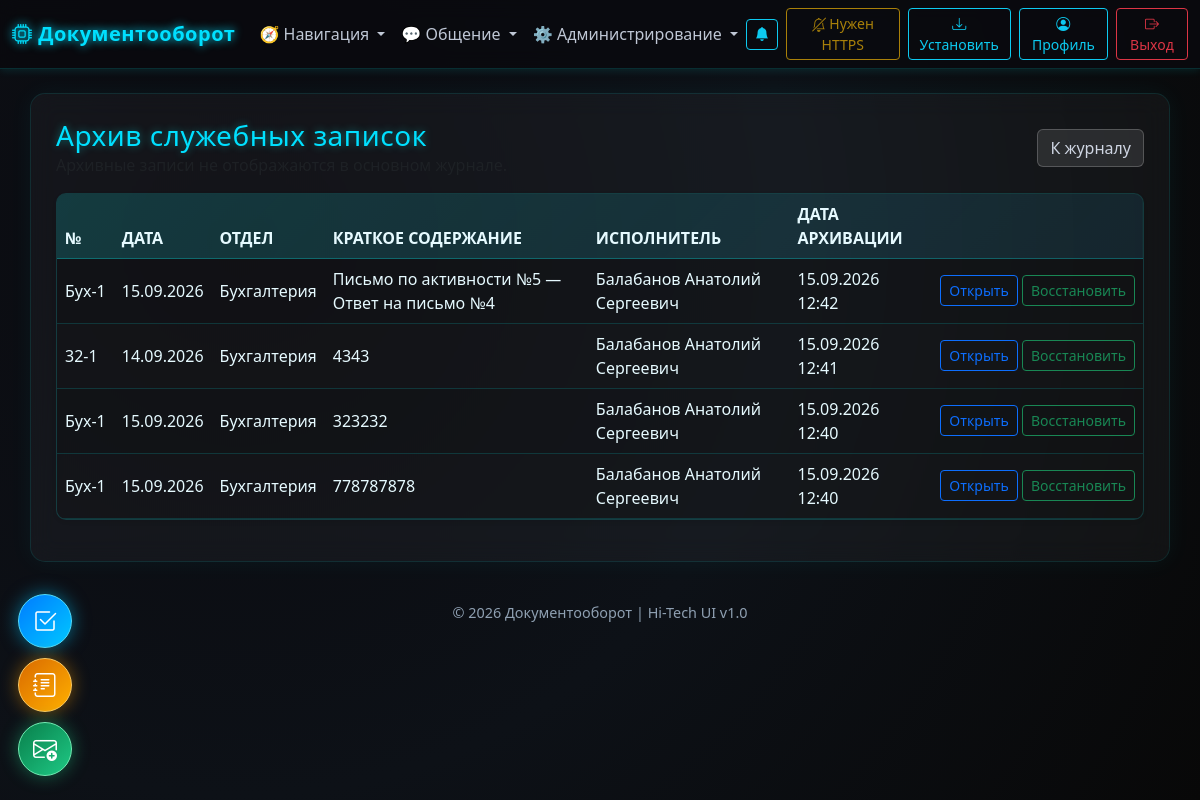
The app's page /memos/archive (signed in) with its own data.
### models.py (models this page shows, shortened)
class Letter(db.Model):
    __tablename__ = "letters"
    id = db.Column(db.Integer, primary_key=True)
    reg_number = db.Column(db.String(100))
    subject = db.Column(db.String(255), nullable=False)
    body = db.Column(db.Text)
    author_id = db.Column(db.Integer, db.ForeignKey("users.id"))
    source_id = db.Column(db.Integer, db.ForeignKey("letter_sources.id"))
    executor_id = db.Column(db.Integer, db.ForeignKey("users.id"))
    archived_at = db.Column(db.DateTime)
    archived_by_id = db.Column(db.Integer, db.ForeignKey("users.id"))
    approval_status = db.Column(db.String(20), nullable=False, default="pending")
    approved_by_id = db.Column(db.Integer, db.ForeignKey("users.id"))
    approved_at = db.Column(db.DateTime)
    departments = db.relationship(
        "Department",
        secondary="letter_departments",
        backref="letters"
    )
    letter_date = db.Column(db.Date)
    created_at = db.Column(db.DateTime, default=dt.datetime.utcnow)
    author = db.relationship("User", foreign_keys=[author_id], backref="letters")
    source = db.relationship("LetterSource", backref="letters")
    executor = db.relationship("User", foreign_keys=[executor_id], backref="assigned_letters")
    approved_by = db.relationship("User", foreign_keys=[approved_by_id])
    extra_values = db.Column(db.JSON, default=list)
    recipients = db.relationship("LetterRecipient", backref="letter", cascade="all, delete")
    documents = db.relationship("LetterDocument", backref="letter", cascade="all, delete")
    activities = db.relationship(
        "Activity",
        secondary=LetterActivityLink,
        back_populates="letters"
    )

class User(UserMixin, db.Model):
    __tablename__ = "users"
    id = db.Column(db.Integer, primary_key=True)
    full_name = db.Column(db.String(255), nullable=False)
    username = db.Column(db.String(120), unique=True, nullable=False)
    password_enc = db.Column(db.Text, nullable=False)
    role = db.Column(db.String(20), nullable=False, default="worker")
    department_id = db.Column(db.Integer, db.ForeignKey("departments.id"))
    is_approved = db.Column(db.Boolean, default=False, nullable=False)
    created_at = db.Column(db.DateTime, default=dt.datetime.utcnow)
    department = db.relationship("Department", backref="users")

### app.py (the view)
@app.get("/memos/archive")
@role_required("admin", "superadmin")
def memos_archive_page():
    memo_source_id = ensure_memo_source()
    memos = (
        Letter.query
        .options(
            joinedload(Letter.author),
            joinedload(Letter.recipients).joinedload(LetterRecipient.user),
            joinedload(Letter.departments),
        )
        .filter(Letter.source_id == memo_source_id, Letter.archived_at.isnot(None))
        .order_by(Letter.archived_at.desc())
        .all()
    )
    executor_lookup = {
        user.id: user
        for user in User.query.filter_by(is_approved=True).all()
    }
    return render_template(
        "memos_archive.html",
        title="Архив служебных записок",
        memos=memos,
        executor_lookup=executor_lookup,
    )

### app.py (called while the page is built, shortened)
def ensure_memo_source() -> int:
    source = LetterSource.query.filter_by(name="Служебная записка").first()
    if source:
        return source.id
    source = LetterSource(name="Служебная записка")
    db.session.add(source)
    db.session.commit()
    return source.id

@app.context_processor
def inject_template_helpers():
    deps = []
    try:
        deps = Department.query.order_by(Department.name).all()
    except Exception:
        deps = []
    return {
        "get_status_meta": get_activity_status_meta,
        "get_priority_meta": get_activity_priority_meta,
        "deps": deps,
    }

@login_manager.user_loader
def load_user(user_id):
    if str(user_id) == "-1":
        return SuperAdmin()
    return User.query.get(int(user_id))

def get_active_report_share(endpoint_name):
    report_key = REPORT_SHARE_ENDPOINTS.get(endpoint_name)
    token = (request.args.get("share") or "").strip()
    if not report_key or not token:
        return None

def role_required(*roles):
    def _decor(fn):
        @wraps(fn)
        def wrapper(*args, **kwargs):
            if get_active_report_share(fn.__name__):
                return fn(*args, **kwargs)
            if not current_user.is_authenticated:
                flash("Требуется вход в систему.", "warning")
                return redirect(url_for("login_page"))
            if current_user.role not in roles:
                abort(403)
            return fn(*args, **kwargs)
        return wrapper
    return _decor

@app.context_processor
def inject_now():
    from datetime import datetime
    return {'now': datetime.now}

@app.context_processor
def inject_template_helpers():
    return {
        "has_endpoint": lambda endpoint: endpoint in app.view_functions,
    }

### templates/memos_archive.html
{% extends 'layout.html' %}
{% block content %}
<div class="d-flex justify-content-between align-items-center mb-3 flex-wrap gap-3">
  <div>
    <h3 class="mb-0">Архив служебных записок</h3>
    <div class="text-muted">Архивные записи не отображаются в основном журнале.</div>
  </div>
  <a href="{{ url_for('memos_page') }}" class="btn btn-secondary">К журналу</a>
</div>
<table class="table table-striped align-middle shadow-sm">
  <thead class="table-dark">
    <tr>
      <th>№</th>
      <th>Дата</th>
      <th>Отдел</th>
      <th>Краткое содержание</th>
      <th>Исполнитель</th>
      <th>Дата архивации</th>
      <th></th>
    </tr>
  </thead>
  <tbody>
    {% for memo in memos %}
    {% set executor_user = executor_lookup.get(memo.executor_id) if executor_lookup else None %}
    {% set executor_name = executor_user.full_name if executor_user else ((memo.recipients | selectattr('role', 'equalto', 'executor') | map(attribute='user.full_name') | list | first) or '-') %}
    <tr>
      <td>{{ memo.reg_number or memo.id }}</td>
      <td>{{ (memo.letter_date or memo.created_at).strftime('%d.%m.%Y') if (memo.letter_date or memo.created_at) else '-' }}</td>
      <td>{{ (memo.departments | map(attribute='name') | list | first) or '-' }}</td>
      <td>{{ memo.subject or '-' }}</td>
      <td>{{ executor_name }}</td>
      <td>{{ memo.archived_at.strftime('%d.%m.%Y %H:%M') if memo.archived_at else '-' }}</td>
      <td class="text-nowrap">
        <a href="{{ url_for('memo_view', memo_id=memo.id) }}" class="btn btn-sm btn-outline-primary">Открыть</a>
        <form method="post" action="{{ url_for('restore_memo', memo_id=memo.id) }}" class="d-inline">
          <button class="btn btn-sm btn-outline-success">Восстановить</button>
        </form>
      </td>
    </tr>
    {% else %}
    <tr><td colspan="7" class="text-center text-muted">Архив служебных записок пуст.</td></tr>
    {% endfor %}
  </tbody>
</table>
{% endblock %}

### templates/layout.html (style rules this page uses)
body { background: radial-gradient(circle at 20% 30%, #0a0a0f, #0d1117, #080808); color: #e5e5e5; font-family: "Segoe UI", "Roboto", sans-serif; min-height: 100vh; }
h3, h2, h1 { color: #00e0ff; text-shadow: 0 0 8px rgba(0, 255, 255, 0.4); letter-spacing: 0.5px; }
.btn-secondary { background: rgba(255, 255, 255, 0.1); color: #cfd6e3; border: 1px solid rgba(255, 255, 255, 0.2); }
table { color: #e5e5e5; }
thead { background: rgba(0, 255, 255, 0.08); color: #00e0ff; border-bottom: 2px solid rgba(0, 255, 255, 0.15); }
.table { color: #e6faff !important; background: rgba(255, 255, 255, 0.02) !important; border-collapse: separate !important; border-spacing: 0; border: 1px solid rgba(0, 255, 255, 0.15) !important; box-shadow: 0 0 20px rgba(0, 255, 255, 0.05); border-radius: 10px; overflow: hidden; }
.table thead { background: linear-gradient(135deg, rgba(0,255,255,0.15), rgba(0,180,255,0.08)) !important; color: #00e0ff !important; font-weight: 600; text-transform: uppercase; border-bottom: 2px solid rgba(0, 255, 255, 0.25) !important; }
.table tbody { background: rgba(0, 0, 0, 0.2) !important; }
.table td, .table th { color: #e6faff !important; background: transparent !important; }

### records on screen
Letter: reg_number "Бух-1", letter_date "15.09.2026", departments "Бухгалтерия", subject "Письмо по активности №5 — Ответ на письмо №4", archived_at "15.09.2026 12:42"
User: full_name "Балабанов Анатолий Сергеевич"
Letter: reg_number "32-1", letter_date "14.09.2026", departments "Бухгалтерия", subject "4343", archived_at "15.09.2026 12:41"
Letter: reg_number "Бух-1", letter_date "15.09.2026", departments "Бухгалтерия", subject "323232", archived_at "15.09.2026 12:40"
Letter: reg_number "Бух-1", letter_date "15.09.2026", departments "Бухгалтерия", subject "778787878", archived_at "15.09.2026 12:40"
